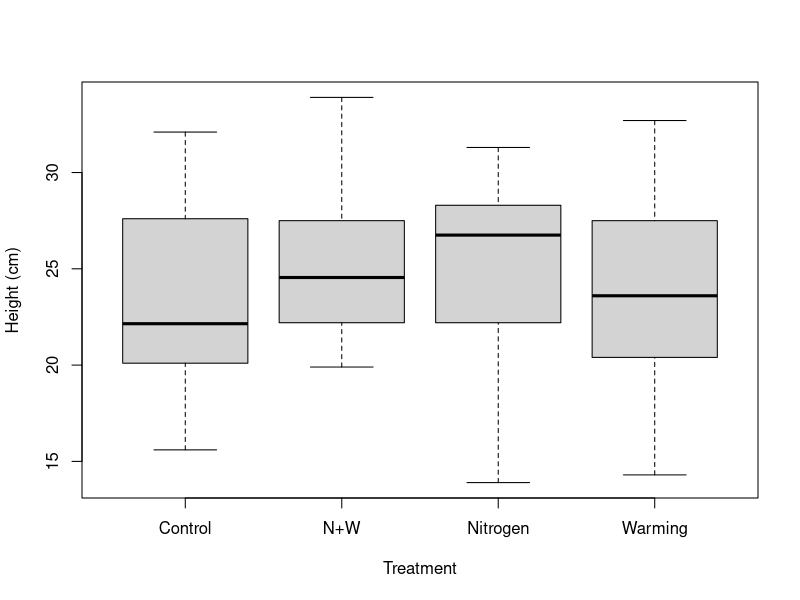

This chart was generated by the following R code:
## ---- chunk 1
knitr::opts_chunk$set(echo = TRUE)

## Read file into R
data_PREE <- read.csv("../data/CIEE_Course_Teaching_Nema_Phytobiome.csv") # Teaching phytobiome data
head(data_PREE) # head of data

## Make graph
boxplot(data_PREE$Heightwk9_cm ~ data_PREE$Treatment, xlab = "Treatment", ylab = "Height (cm)") # plot plant height versus treatments

